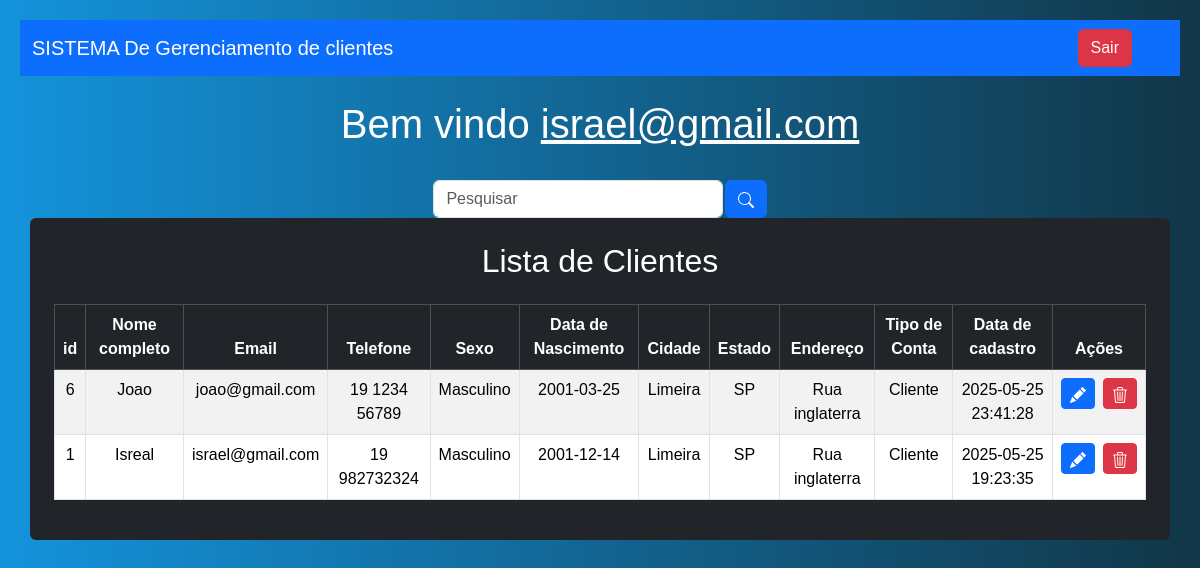
/sistema.php (signed in), run on the app's committed database.
### tables this page shows
CREATE TABLE `clientes` (
  `id` int(11) NOT NULL,
  `nome_completo` varchar(100) NOT NULL,
  `email` varchar(100) NOT NULL,
  `telefone` varchar(20) DEFAULT NULL,
  `sexo` enum('Feminino','Masculino','Outro') DEFAULT NULL,
  `data_nascimento` date DEFAULT NULL,
  `cidade` varchar(50) DEFAULT NULL,
  `estado` varchar(50) DEFAULT NULL,
  `endereco` varchar(150) DEFAULT NULL,
  `tipo_conta` enum('Cliente','Vendedor') DEFAULT NULL,
  `data_cadastro` timestamp NOT NULL DEFAULT current_timestamp(),
  `senha` varchar(255) NOT NULL
);

### sistema.php (the view, shortened to what this page needs)
<?php
include_once('config.php');
$logado = $_SESSION['email'];
    if(!empty($_GET['search']))
    {
        $data = $_GET['search'];
        $sql = "SELECT * FROM clientes WHERE id LIKE '%$data%' or nome_completo LIKE '%$data%' or email LIKE '%$data%' ORDER BY id DESC";
    }
    else
    {
        $sql = "SELECT * FROM clientes ORDER BY id DESC";
    }
    $result = $conexao->query($sql);
?>
<!DOCTYPE html>
<html lang="pt-br">
<head>
    <link href="https://cdn.jsdelivr.net/npm/bootstrap@5.3.3/dist/css/bootstrap.min.css" rel="stylesheet">
</head>
<body style="font-family: Arial, Helvetica, sans-serif; background-image: linear-gradient(to right, rgb(20, 147, 220), rgb(17, 54, 71)); margin: 0; padding: 20px; color: white;">
     <nav class="navbar navbar-expand-lg navbar-dark bg-primary">
        <div class="container-fluid">
            <a class="navbar-brand" href="#">SISTEMA De Gerenciamento de clientes</a>
        </div>
        <div class="d-flex">
            <a href="sair.php" class="btn btn-danger me-5">Sair</a>
        </div>
    </nav>
    <br>
    <?php
        echo "<h1>Bem vindo <u>$logado</u></h1>";
    ?>
    <br>
    <div class="box-search">
        <input type="search" class="form-control w-25" placeholder="Pesquisar" id="pesquisar">
        <button onclick="searchData()" class="btn btn-primary">
        </button>
    </div>
    <div class="container bg-dark p-4 rounded">
        <h2 class="text-center mb-4">Lista de Clientes</h2>
        <table class="table table-striped table-hover table-bordered bg-white text-dark">
            <thead class="table-dark text-center">
                <tr>
                    <th>id</th>
                    <th>Nome completo</th>
                    <th>Email</th>
                    <th>Telefone</th>
                    <th>Sexo</th>
                    <th>Data de Nascimento</th>
                    <th>Cidade</th>
                    <th>Estado</th>
                    <th>Endereço</th>
                    <th>Tipo de Conta</th>
                    <th>Data de cadastro</th>
                    <th>Ações</th>
                </tr>
            </thead>
            <tbody>
                <?php while ($user_data = mysqli_fetch_assoc($result)): ?>
                    <tr>
                        <td><?= $user_data['id'] ?></td>
                        <td><?= $user_data['nome_completo'] ?></td>
                        <td><?= $user_data['email'] ?></td>
                        <td><?= $user_data['telefone'] ?></td>
                        <td><?= $user_data['sexo'] ?></td>
                        <td><?= $user_data['data_nascimento'] ?></td>
                        <td><?= $user_data['cidade'] ?></td>
                        <td><?= $user_data['estado'] ?></td>
                        <td><?= $user_data['endereco'] ?></td>
                        <td><?= $user_data['tipo_conta'] ?></td>
                        <td><?= $user_data['data_cadastro'] ?></td>
                        <td class="text-center">
                            <div class="d-flex justify-content-center gap-2">
                                <a class="btn btn-sm btn-primary" href="edit.php?id=<?= $user_data['id'] ?>">
                                </a>
                                <a class="btn btn-sm btn-danger" href="delete.php?id=<?= $user_data['id'] ?>">
                                </a>
                            </div>
                        </td>
                    </tr>
                <?php endwhile; ?>
            </tbody>
        </table>
    </div>
</body>
</html>

### sistema.php (style rules this page uses)
body { background: linear-gradient(to right, rgb(20, 147, 220), rgb(17, 54, 71)); color: white; text-align: center; }
.box-search { display: flex; justify-content: center; gap: .1%; }

### data on the page
clientes: id "6", nome_completo "Joao", email "joao@gmail.com", telefone "19 1234 56789", sexo "Masculino", data_nascimento "2001-03-25", cidade "Limeira", estado "SP", endereco "Rua inglaterra", tipo_conta "Cliente", data_cadastro "2025-05-25 23:41:28"
clientes: id "1", nome_completo "Isreal", email "israel@gmail.com", telefone "19 982732324", sexo "Masculino", data_nascimento "2001-12-14", cidade "Limeira", estado "SP", endereco "Rua inglaterra", tipo_conta "Cliente", data_cadastro "2025-05-25 19:23:35"

### other printed values
$logado "israel@gmail.com"
